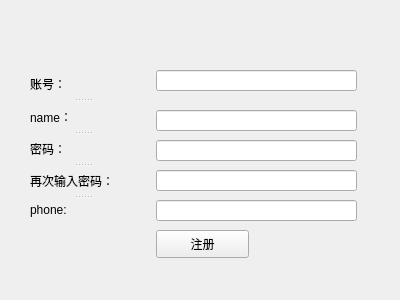
<?xml version="1.0" encoding="UTF-8"?>
<ui version="4.0">
 <class>regis</class>
 <widget class="QWidget" name="regis">
  <property name="geometry">
   <rect>
    <x>0</x>
    <y>0</y>
    <width>400</width>
    <height>300</height>
   </rect>
  </property>
  <property name="windowTitle">
   <string>Form</string>
  </property>
  <widget class="QPushButton" name="save">
   <property name="geometry">
    <rect>
     <x>156</x>
     <y>230</y>
     <width>93</width>
     <height>28</height>
    </rect>
   </property>
   <property name="text">
    <string>注册</string>
   </property>
  </widget>
  <widget class="QLineEdit" name="id">
   <property name="geometry">
    <rect>
     <x>156</x>
     <y>70</y>
     <width>201</width>
     <height>21</height>
    </rect>
   </property>
  </widget>
  <widget class="QLineEdit" name="passwd_2">
   <property name="geometry">
    <rect>
     <x>156</x>
     <y>170</y>
     <width>201</width>
     <height>21</height>
    </rect>
   </property>
  </widget>
  <widget class="QLineEdit" name="passwd">
   <property name="geometry">
    <rect>
     <x>156</x>
     <y>140</y>
     <width>201</width>
     <height>21</height>
    </rect>
   </property>
  </widget>
  <widget class="QLineEdit" name="name">
   <property name="geometry">
    <rect>
     <x>156</x>
     <y>110</y>
     <width>201</width>
     <height>21</height>
    </rect>
   </property>
  </widget>
  <widget class="QLineEdit" name="phone">
   <property name="geometry">
    <rect>
     <x>156</x>
     <y>200</y>
     <width>201</width>
     <height>21</height>
    </rect>
   </property>
  </widget>
  <widget class="QSplitter" name="splitter">
   <property name="geometry">
    <rect>
     <x>30</x>
     <y>70</y>
     <width>105</width>
     <height>151</height>
    </rect>
   </property>
   <property name="orientation">
    <enum>Qt::Vertical</enum>
   </property>
   <widget class="QLabel" name="label">
    <property name="text">
     <string>账号：</string>
    </property>
   </widget>
   <widget class="QLabel" name="label_2">
    <property name="text">
     <string>name：</string>
    </property>
   </widget>
   <widget class="QLabel" name="label_3">
    <property name="text">
     <string>密码：</string>
    </property>
   </widget>
   <widget class="QLabel" name="label_4">
    <property name="text">
     <string>再次输入密码：</string>
    </property>
   </widget>
   <widget class="QLabel" name="label_5">
    <property name="text">
     <string>phone:</string>
    </property>
   </widget>
  </widget>
 </widget>
 <resources/>
 <connections/>
</ui>
